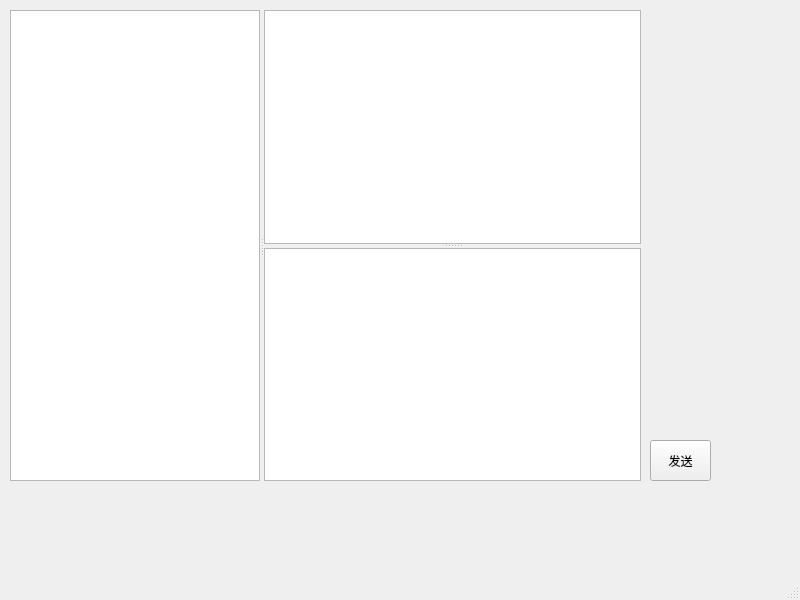
<?xml version="1.0" encoding="UTF-8"?>
<ui version="4.0">
 <class>MainWindow</class>
 <widget class="QMainWindow" name="MainWindow">
  <property name="geometry">
   <rect>
    <x>0</x>
    <y>0</y>
    <width>800</width>
    <height>600</height>
   </rect>
  </property>
  <property name="windowTitle">
   <string>MainWindow</string>
  </property>
  <widget class="QWidget" name="centralwidget">
   <widget class="QSplitter" name="splitter_2">
    <property name="geometry">
     <rect>
      <x>10</x>
      <y>10</y>
      <width>631</width>
      <height>471</height>
     </rect>
    </property>
    <property name="orientation">
     <enum>Qt::Orientation::Horizontal</enum>
    </property>
    <widget class="QTreeView" name="treeViewSF">
     <property name="maximumSize">
      <size>
       <width>250</width>
       <height>16777215</height>
      </size>
     </property>
    </widget>
    <widget class="QSplitter" name="splitter">
     <property name="orientation">
      <enum>Qt::Orientation::Vertical</enum>
     </property>
     <widget class="QTextEdit" name="textEditSecs1Log"/>
     <widget class="QTextEdit" name="textEditSecs2Log"/>
    </widget>
   </widget>
   <widget class="QPushButton" name="pushButton">
    <property name="geometry">
     <rect>
      <x>650</x>
      <y>440</y>
      <width>61</width>
      <height>41</height>
     </rect>
    </property>
    <property name="text">
     <string>发送</string>
    </property>
   </widget>
  </widget>
  <widget class="QMenuBar" name="menubar">
   <property name="geometry">
    <rect>
     <x>0</x>
     <y>0</y>
     <width>800</width>
     <height>18</height>
    </rect>
   </property>
  </widget>
  <widget class="QStatusBar" name="statusbar"/>
 </widget>
 <resources/>
 <connections/>
</ui>
